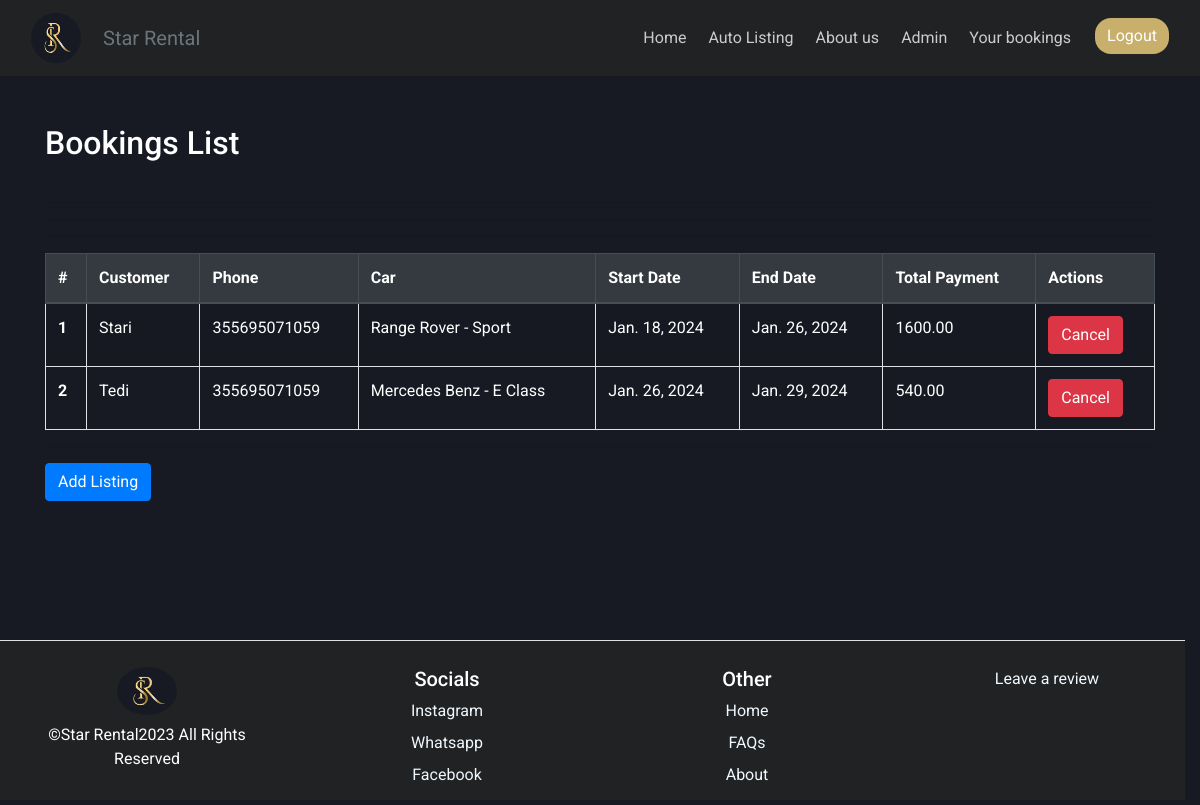
The page //staff/ (signed in) on the database as committed earlier.
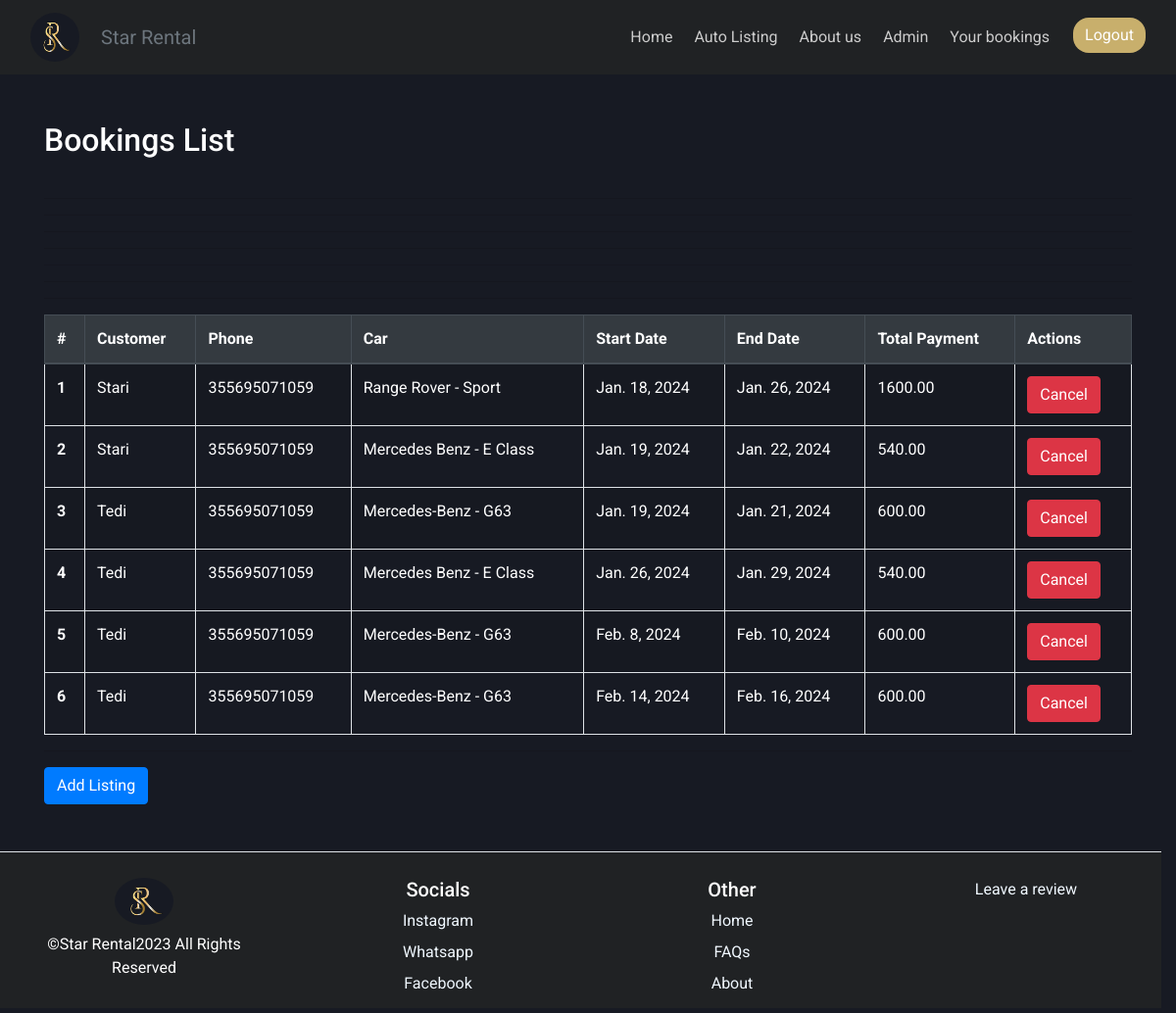
The same page on the database as committed later.
### rental/models.py (models this page shows, shortened)
class Booking(models.Model):
    car = models.ForeignKey(Car, on_delete=models.DO_NOTHING)
    CUSTOMER = models.ForeignKey(Customer, on_delete=models.DO_NOTHING, null=True)
    name = models.CharField(max_length=30)
    phone_number=models.CharField(max_length=12, help_text="Please enter your phone number +2556912345678", null=True)
    start_date = models.DateField()
    end_date = models.DateField()
    total_payment = models.DecimalField(max_digits=10, decimal_places=2, null=True, blank=True)

class Customer(models.Model):
    user = models.ForeignKey(User, on_delete=models.CASCADE)
    name = models.CharField(max_length=30, null=False)
    email = models.EmailField(null=False)
    phone_number =models.CharField(max_length=12, help_text="Please enter your phone number +2556912345678", default="000000000000")
    staff_account = models.BooleanField(default="False")

class Car(models.Model):
    Gearbox1 = "Automatic"
    Gearbox2 = "Manual"
    GearboxChoices = [
        (Gearbox1, "Automatic"),
        (Gearbox2, "Manual")
    ]
    Fuel1 = "Petrol"
    Fuel2 = "Diesel"
    Fuel3 = "LPG"
    Fuel4 = "Electric"
    FuelChoices = [
        (Fuel1, "Petrol"),
        (Fuel2, "Diesel"),
        (Fuel3, "LPG"),
        (Fuel4, "Electric")
    ]
    brand = models.CharField(max_length=30, null=False)
    model = models.CharField(max_length=30, null=False)
    gearbox = models.CharField(max_length=20, choices=GearboxChoices, default="Manual")
    fuel = models.CharField(max_length=20, choices=FuelChoices, default="Diesel")
    production_year = models.PositiveIntegerField()
    color = models.CharField(max_length=30, null=False)
    daily_rate = models.DecimalField(max_digits=10, decimal_places=2, null=False)
    discounted_daily_rate = models.DecimalField(max_digits=10, decimal_places=2, null=True, blank=True)
    images = models.ManyToManyField("CarImage", related_name="car_images", blank=False)
    location = models.CharField(default="StarRental", max_length=50)
    available = models.BooleanField(default=True)
    def __str__(self):
        return f"{self.brand} - {self.model}"

### staff/views.py (the view)
# urls.py: path('', StaffView.as_view(), name="staff_view"),
@method_decorator(login_required, name="dispatch")
class StaffView(ListView):
    model = Booking
    template_name = "staff_view.html"
    context_object_name = "bookings_list"
    def get_queryset(self):
        bookings = Booking.objects.filter(
        Q(start_date__gt=datetime.now())
        )
        bookings = bookings.order_by('start_date')
        return bookings

### rental/context_processors.py (called while the page is built)
def staff_account(request):
    staff_account_value = False  # Default value
    if request.user.is_authenticated:
        try:
            customer_instance = Customer.objects.get(user=request.user)
            staff_account_value = customer_instance.staff_account
        except Customer.DoesNotExist:
            pass
    return {'staff_account': staff_account_value}

### staff/templates/staff_view.html (shortened to what this page needs)
{% extends "base.html" %}
{% load static %}
{% block links %}
<link rel="stylesheet" href="{% static 'css/bookings.css' %}">
{% endblock %}
{% block content %}
  <div class="container mt-5">
    <h2 class="mb-4">Bookings List</h2>
    <div class="table-responsive pb-5">
      <table class="table table-bordered table-striped">
        <thead class="thead-dark">
          <tr>
            <th scope="col">#</th>
            <th scope="col">Customer</th>
            <th scope="col">Phone</th>
            <th scope="col">Car</th>
            <th scope="col">Start Date</th>
            <th scope="col">End Date</th>
            <th scope="col">Total Payment</th>
            <th scope="col">Actions</th>
          </tr>
        </thead>
        <hr>
        <tbody>
          {% for booking in bookings_list %}
            <tr>
              <th scope="row">{{ forloop.counter }}</th>
            {% if booking.CUSTOMER != NULL %}
              <td>{{ booking.CUSTOMER.name }}</td>
              <td>{{ booking.CUSTOMER.phone_number}}</td>
            {% else %}
                <td>{{ booking.name }}</td>
                <td>{{ booking.phone_number }}</td>
            {% endif %}
                <td>{{ booking.car }}</td>
                <td>{{ booking.start_date }}</td>
                <td>{{ booking.end_date }}</td>
                <td>{{ booking.total_payment }}</td>
                <td>
                    <form method="post" action={% url "rental:cancel_booking" booking.id %}>
                    <button type="submit" class="btn btn-danger">Cancel</button>
                    </form>
                </td>
            </tr>
            <hr>
          {% endfor %}
        </tbody>
      </table>
      <hr>
      <a href={%url "staff:staff_add_listing" %} class="btn btn-primary">Add Listing</a>
    </div>
  </div>
{% endblock %}

### templates/base.html (shortened to what this page needs)
<!DOCTYPE html>
{% load static %}
<html lang="en">
<head>
    <link rel="stylesheet" href="{% static 'css/main.css' %}">
    <link rel="stylesheet" href="https://stackpath.bootstrapcdn.com/bootstrap/4.3.1/css/bootstrap.min.css"
>
    <link rel="stylesheet" href="{% static 'css/base.css' %}">
    <link rel="stylesheet" href="{% static 'css/aboutus.css' %}">
    {% block links %}
    {% endblock %}
</head>
<body>
<nav class="navbar navbar-expand-lg navbar-dark" id="nav">
    <div class="container-fluid">
        <a class="navbar-brand" href="{% url 'rental:home' %}">
            <img src="{% static 'images/logo.jpeg' %}" alt="Logo" style="border-radius: 50%;" width="50" height="50">
        </a>
        <a class="navbar-brand text-secondary" id="nav_link">Star Rental</a>
        <div class="collapse navbar-collapse" id="navbarNav">
            <ul class="navbar-nav ml-auto">
                <li class="nav-item">
                    <a class="nav-link" href="{% url 'rental:home' %}" id="nav_link">Home</a>
                </li>
                <li class="nav-item">
                    <a class="nav-link" href="{% url 'rental:auto_listing' %}" id="nav_link">Auto Listing</a>
                </li>
                <li class="nav-item">
                    <a class="nav-link" href="{% url 'rental:about_us' %}" id="nav_link">About us</a>
                </li>
                {% if user.is_authenticated %}
                    {% if user.is_staff == True %}
                        <li class="nav-item">
                            <a class="nav-link" href="{% url 'admin:index' %}" id='admin_button'>Admin</a>
                        </li>
                    {% elif staff_account %}
                        <li class="nav-item">
                            <a class="nav-link" href="{% url 'staff:staff_view' %}" id='admin_button'>Admin</a>
                        </li>
                    {% endif %}
                    <li class="nav-item">
                        <a class="nav-link" href="{% url "rental:bookings" %}" id="nav_link">Your bookings</a>
                    </li>
                    <li class="nav-item">
                        <button class="btn btn-danger" id="logout_button">Logout</button>
                    </li>
                {% endif %}
            </ul>
        </div>
    </div>
</nav>
<body>
{% block content %}
{% endblock %}
<footer class="row row-cols-1 row-cols-sm-2 row-cols-md-5  border-top">
    <div class="footer-col" id="footer_logo_div">
        <img src="{% static 'images/logo.jpeg' %}" id="footer_logo" alt="Logo">
      <p id="rights_text">©Star Rental2023 All Rights Reserved</p>
    </div>
    <div class="footer-col">
        <h5 class="footer-titles">Socials</h5>
        <ul class="nav flex-column">
            <li class="nav-item mb-2">
            <a href="https://www.instagram.com/star_rental_/?igshid=NzZlODBkYWE4Ng%3D%3D" id="footer_link">Instagram</a>
            </li>
            <li class="nav-item mb-2">
            <a href="https://api.whatsapp.com/send?phone=355692830277" id="footer_link">Whatsapp</a>
            </li>
            <li class="nav-item mb-2">
            <a href="https://www.facebook.com/your_facebook_page/" id="footer_link">Facebook</a>
            </li>
        </ul>
    </div>
    <div class="footer-col">
        <h5 class="footer-titles">Other</h5>
        <ul class="nav flex-column">
            <li class="nav-item mb-2" ><a href="{% url 'rental:home' %}"  id="footer_link">Home</a></li>
            <li class="nav-item mb-2" ><a href="{% url "rental:faqs" %}"  id="footer_link">FAQs</a></li>
            <li class="nav-item mb-2" ><a href="{% url 'rental:about_us' %}" id="footer_link">About</a></li>
        </ul>
    </div>
    <div class="footer-col">
        <ul class="nav flex-column">
            <li class="nav-item m-auto" ><a href="{% url 'rental:about_us' %}" id="footer_link"> Leave a review</a></li>
        </ul>
    </div>
  </footer>
</body>
</body>
</html>

### static/css/main.css (style rules this page uses)
body { background-color: #171A23; }

### static/css/base.css (style rules this page uses)
* { font-family: 'Roboto', sans-serif; }
body { display: flex; flex-direction: column; min-height: 100vh; width:100vw }
footer { display: flex; flex-wrap: wrap; justify-content: space-between; width: 100vw; height:20vh; background-color: #202224; margin-top:auto; padding-top: 2vh; padding-bottom: 1vh; }
.footer-col { margin-top: 0vh; margin-left: 2vw; flex: 1 0 15vw; padding: 10px; }
#footer_logo { width:5vw; border-radius: 50%; display: block; margin:auto; margin-bottom: 1vh; }
#rights_text { font-size: 2vh; text-align: center; }
#footer_logo_div { display:block }
.nav-item, .footer-titles { text-align: center; }
#nav { background-color: #202224; }

### static/css/aboutus.css (style rules this page uses)
body { background-color: #171A23; color: #ffffff; }

### static/css/bookings.css (style rules this page uses)
td, th { color: white; }

Rows that differ between the two databases and show on the page:
added Booking: CUSTOMER.name "Stari", CUSTOMER.phone_number "355695071059", car "Mercedes Benz - E Class", start_date "Jan. 19, 2024", end_date "Jan. 22, 2024", total_payment "540.00"
added Booking: CUSTOMER.name "Tedi", CUSTOMER.phone_number "355695071059", car "Mercedes-Benz - G63", start_date "Jan. 19, 2024", end_date "Jan. 21, 2024", total_payment "600.00"
added Booking: name "Tedi", phone_number "355695071059", car "Mercedes-Benz - G63", start_date "Feb. 8, 2024", end_date "Feb. 10, 2024", total_payment "600.00"
added Booking: CUSTOMER.name "Tedi", CUSTOMER.phone_number "355695071059", car "Mercedes-Benz - G63", start_date "Feb. 14, 2024", end_date "Feb. 16, 2024", total_payment "600.00"
